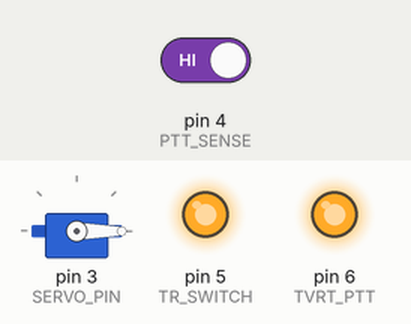
The sketch below on a simulated Arduino Uno, built with avr-gcc and run on an emulated ATmega328P. Parts: servo, output pins drawn as LEDs (lit = HIGH). The test bench sets the inputs (shaded band); at power-on: pin 4 (PTT_SENSE) HIGH. Pins used as bus, display or sensor lines are not drawn.

Above: at 1.4 s.
1.5 s: pin 4 (PTT_SENSE) driven LOW
At 1.97 s:
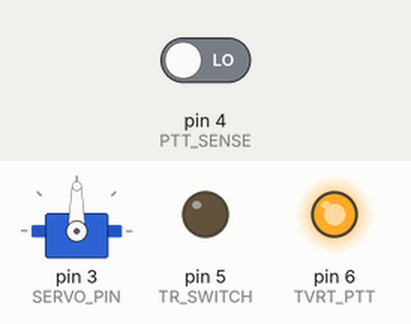
At 2.6 s:
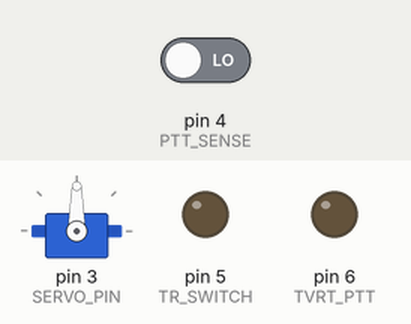
3.6 s: pin 4 (PTT_SENSE) driven HIGH
At 4.3 s:
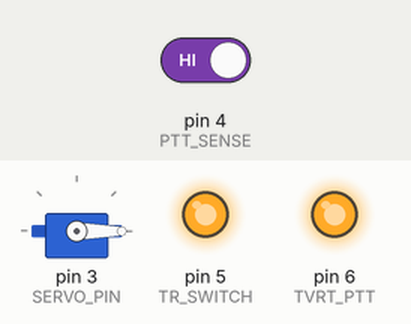
Timing chart, 0 to 6.6 s (numbered marks = the images above; inputs shaded):
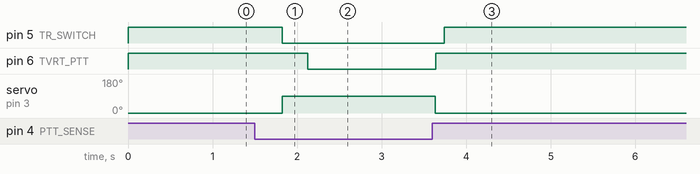

The sketch:

TRSequencer.ino
```cpp
// (licence header left out)
/*
  A Sequenced T/R Switch

  This sketch senses a HIGH on pin 4 to indicate TRANSMIT
  mode.  (More on this later.)

  On sensing "TRANSMIT" the controller will turn on relay 1
  connected to pin 5.  This should be used to activate
  the RF T/R relay or waveguide switch.   At the same time
  the controller will send a servo command on pin 3 (a PWM
  output) that can be used to drive a servo connected to a
  waveguide switch.

  After a delay of TR2TVRT milliseconds, the controller will
  turn on relay 2 connected to pin 6.  This can be used to
  activate the transmit side of a transverter.

  After a delay of TVRT2AMP milliseconds, the controller will
  turn on relay 3 connected to pin 7.  This can be used to
  activate a transmit amplifier.

  Once the TRANSMIT mode sequence has begun, the controller
  will ignore the pin 4 input until the amplifier relay has
  been activated and AMP2REPOLL milliseconds have elapsed.

  On sensing a LOW on pin 4, the controller initiates the
  sequence to get us into receive mode.

  First, the amplifier relay (relay 3 on pin 7) is turned
  off after a delay of RX2AMP milliseconds.

  Then after a delay of AMP2TVRT milliseconds, relay 2 on
  pin 6 is turned off.

  Then after a delay of TVRT2TR milliseconds, relay 1 on
  pin 5 is turned off, and the servo is returned to its
  0 setting.


  Rather than connecting the arduino directly to a PTT line,
  we use the fourth isolated relay on a 4 relay module to
  give us a small amount of protection from big spikes on the
  PTT line.  The actual PTT line (ground to activate) is
  connected to the ground-to-activate input of relay 4.
  The contacts of relay 4 are connected so the common
  pin connects to the arduino input pin 4.  The NO position
  is connected to ground.
*/

#include <Servo.h>

#define SERVO_PIN 3
#define PTT_SENSE 4
#define TR_SWITCH 5
#define TVRT_PTT 6
#define AMP_POWER 7

#define TR2TVRT 300
#define TVRT2AMP 100
#define AMP2REPOLL 500

#define RX2AMP 0
#define AMP2TVRT 2
#define TVRT2TR 100

Servo TR_Servo;

void setup() {
  // put your setup code here, to run once:
  pinMode(PTT_SENSE, INPUT_PULLUP);
  pinMode(TR_SWITCH, OUTPUT);
  pinMode(TVRT_PTT, OUTPUT);
  pinMode(AMP_POWER, OUTPUT);

  TR_Servo.attach(SERVO_PIN);

  digitalWrite(TR_SWITCH, HIGH);
  digitalWrite(TVRT_PTT, HIGH);
  digitalWrite(AMP_POWER, HIGH);
  TR_Servo.write(0);
  TR_Servo.detach();
}

#define DEBOUNCE_DELAY 5

void loop() {
  // put your main code here, to run repeatedly:
  int ptt = digitalRead(PTT_SENSE);

  if(ptt == LOW) {
    delay(DEBOUNCE_DELAY);
    ptt = digitalRead(PTT_SENSE);
    if(ptt == LOW) {
      TR_Servo.attach(SERVO_PIN);
        TR_Servo.write(90);
        digitalWrite(TR_SWITCH, LOW);
        delay(TR2TVRT);
        digitalWrite(TVRT_PTT, LOW);
        delay(TVRT2AMP);
        digitalWrite(AMP_POWER, LOW);
        delay(AMP2REPOLL);
    }
  }
  else {
    delay(DEBOUNCE_DELAY);
    ptt = digitalRead(PTT_SENSE);
    if(ptt == HIGH) {
        TR_Servo.attach(SERVO_PIN);
        delay(RX2AMP);
        TR_Servo.write(0);
        digitalWrite(AMP_POWER, HIGH);
        delay(AMP2TVRT);
        digitalWrite(TVRT_PTT, HIGH);
        delay(TVRT2TR);
        digitalWrite(TR_SWITCH, HIGH);
        delay(AMP2REPOLL);
        TR_Servo.detach();
    }
  }
}
```

Measured:
- after the input at 1.5 s, pin 5 (TR_SWITCH): HIGH → LOW after 0.33 s; pin 6 (TVRT_PTT): HIGH → LOW after 0.63 s; servo on pin 3 (SERVO_PIN): 0° → 90° after 0.33 s
- after the input at 3.6 s, pin 5 (TR_SWITCH): LOW → HIGH after 0.14 s; pin 6 (TVRT_PTT): LOW → HIGH at once; servo on pin 3 (SERVO_PIN): 90° → 0° at once
